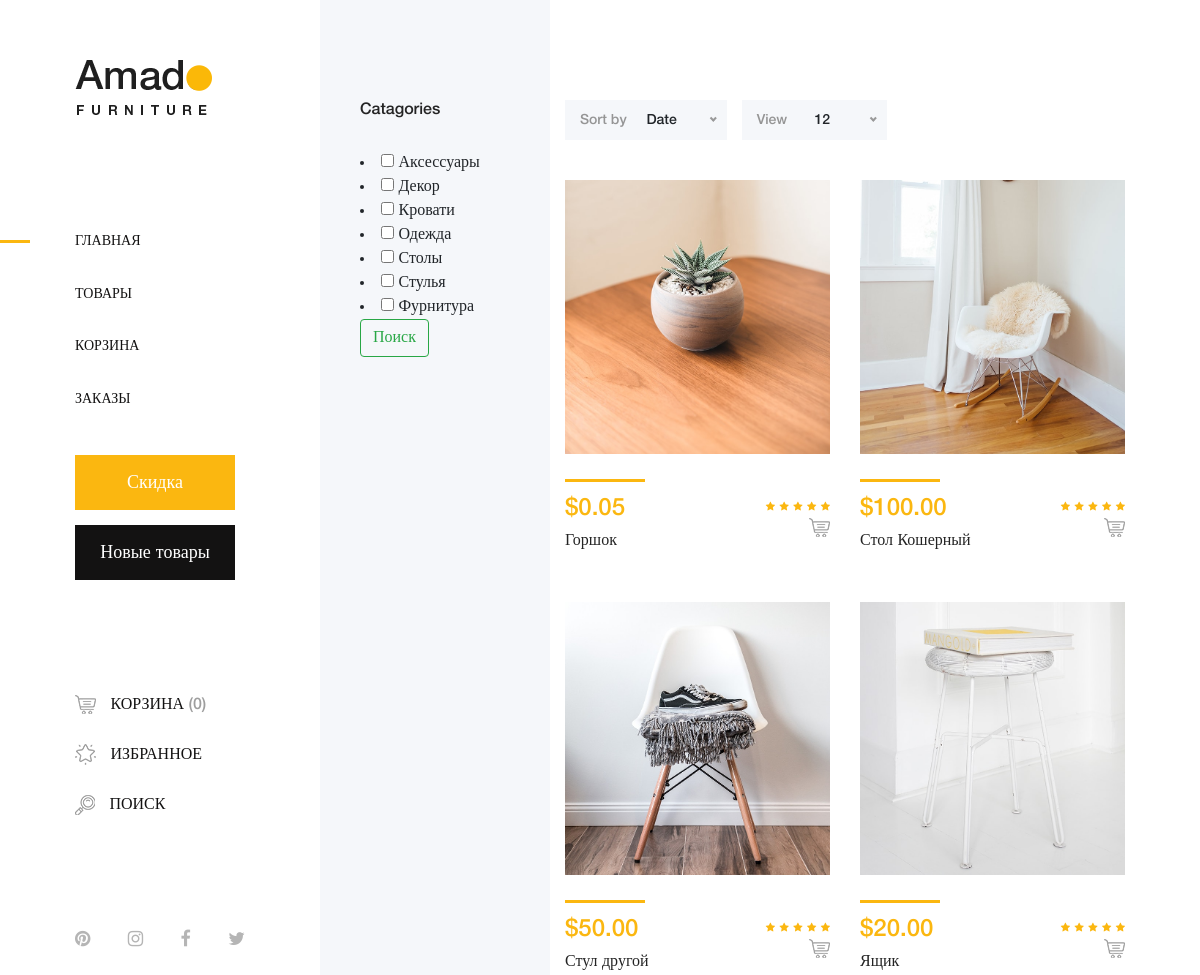
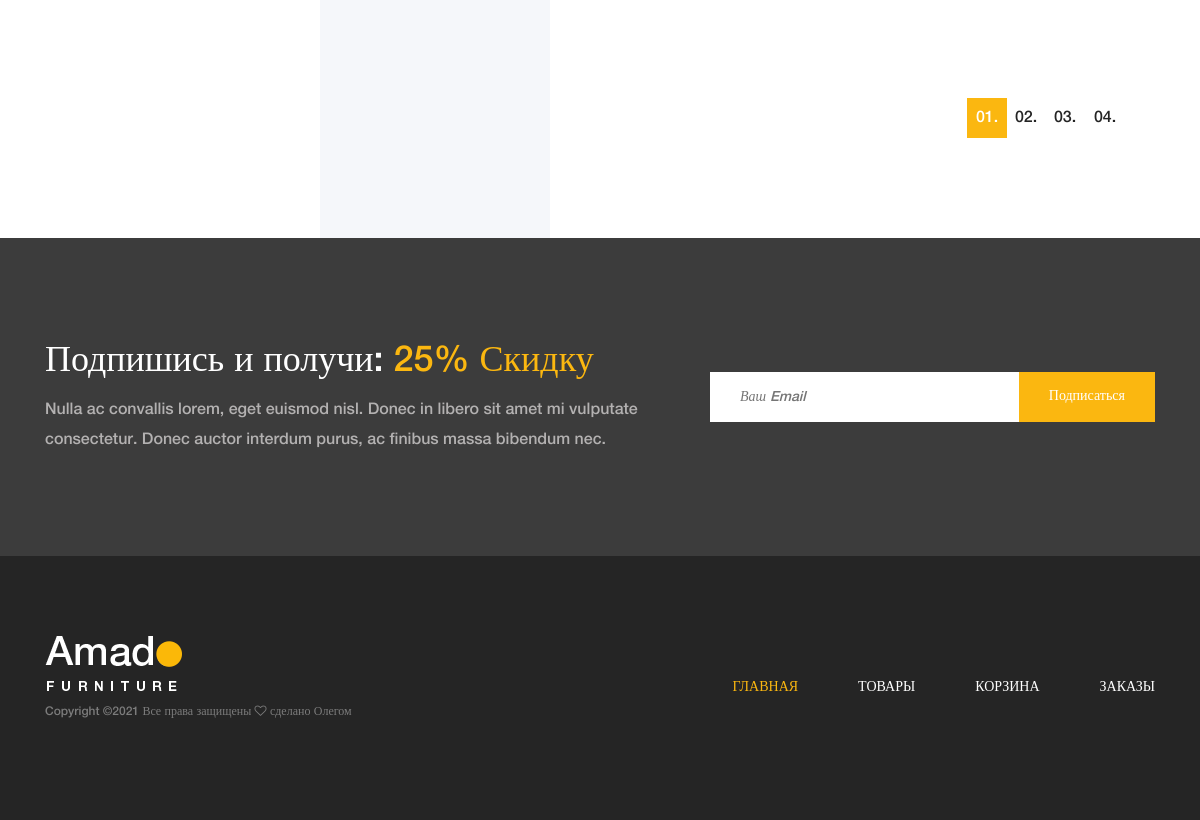
The page /shop/ on the database as committed earlier (2 pictures, top to bottom).
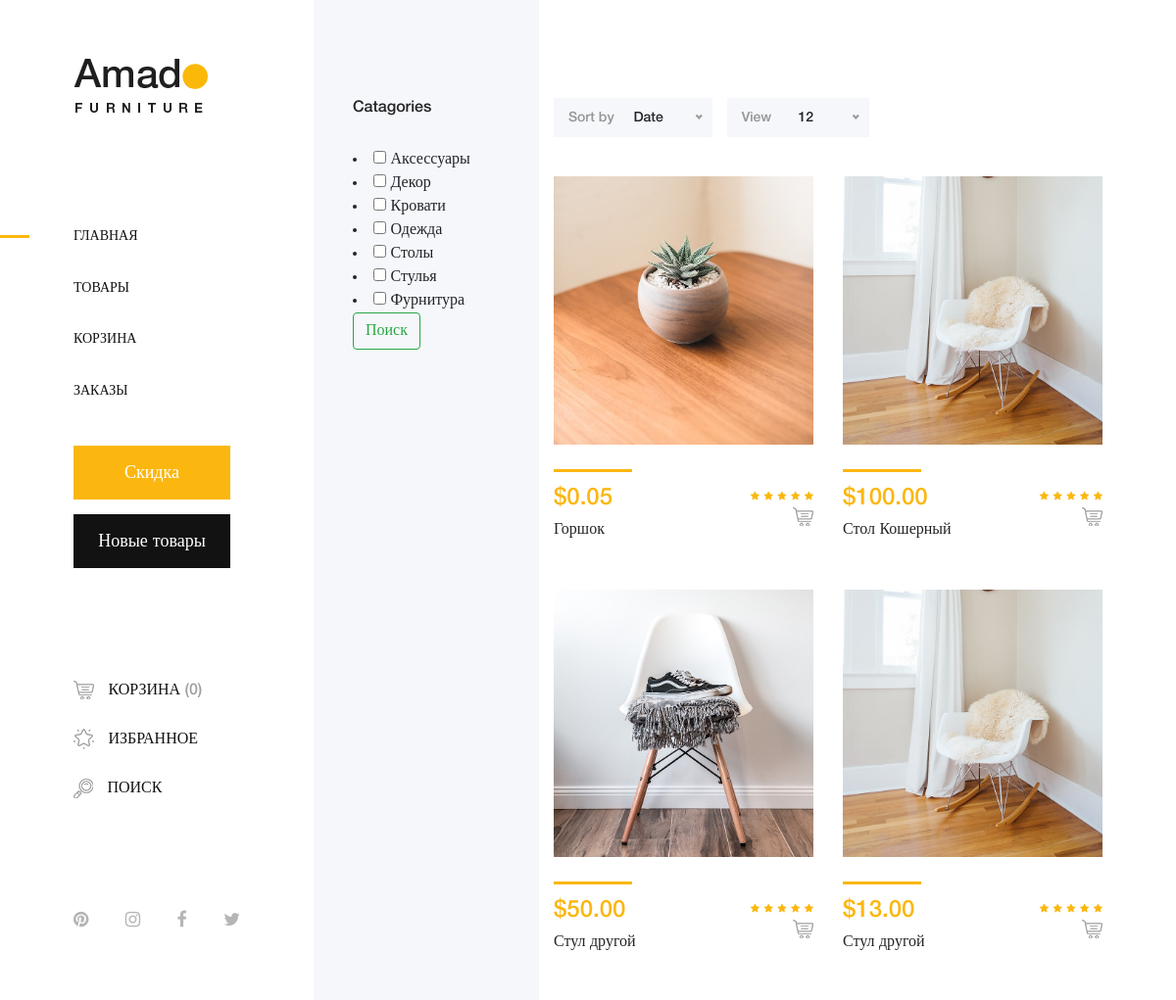
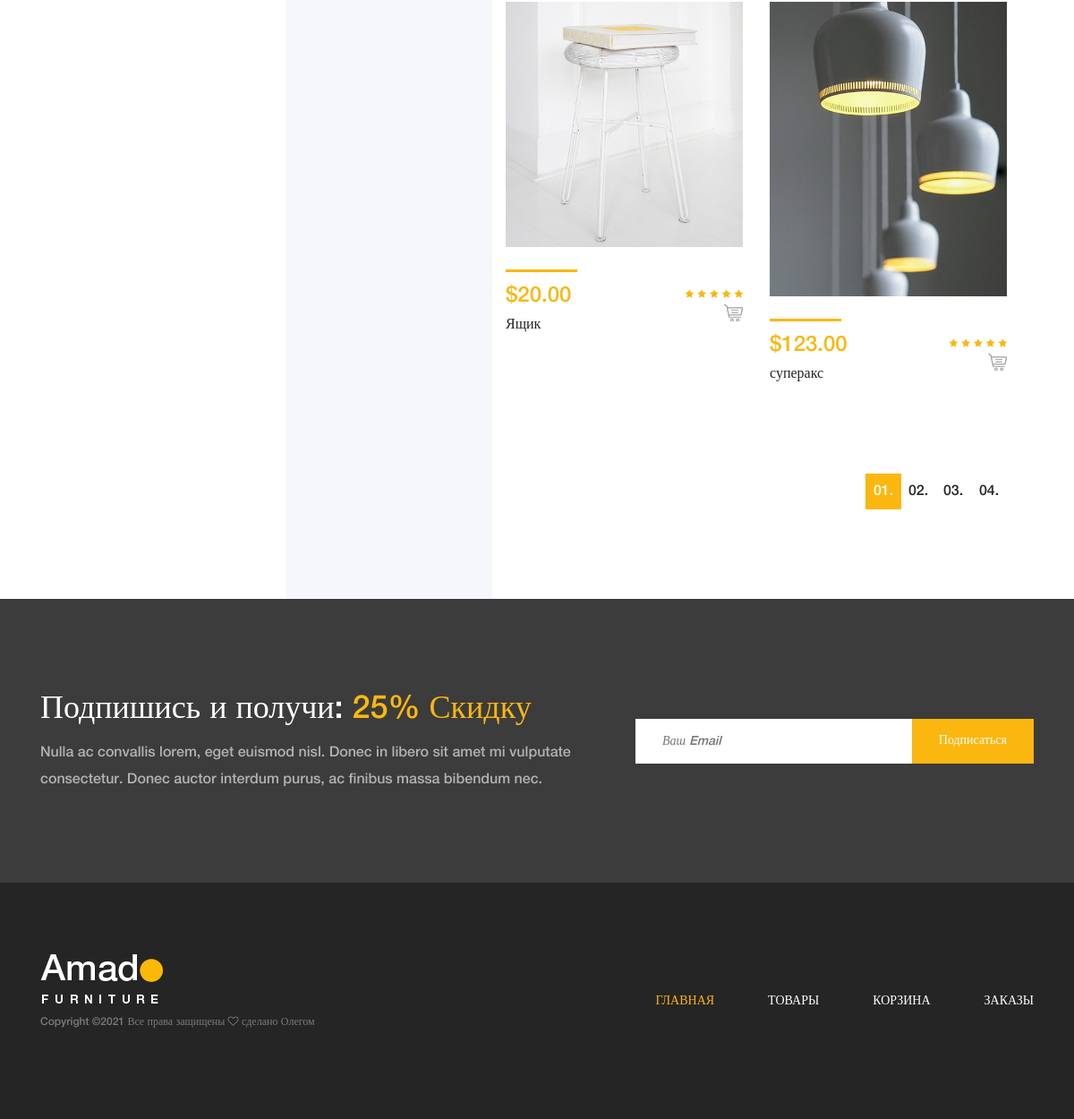
The same page on the database as committed later (2 pictures, top to bottom).
### BPshop/models.py (models this page shows, shortened)
class Category(models.Model):
    on_delete = models.CASCADE,
    name = models.CharField(max_length=200, db_index=True)
    slug = models.SlugField(max_length=200, db_index=True, unique=True)
    class Meta:
        ordering = ('name',)
        verbose_name = 'Категория'
        verbose_name_plural = 'Категории'

class Product(models.Model):
    category = models.ForeignKey(Category, related_name='Продукты',on_delete = models.CASCADE )   # категория
    name = models.CharField(max_length=200, db_index=True) # Имя
    slug = models.SlugField(max_length=200, db_index=True) # Абсолютная урла
    image = models.ImageField(upload_to='products/%Y/%m/%d', blank=True)
    hover_image = models.ImageField(upload_to='products/%Y/%m/%d', blank=True)# картинка
    description = models.TextField(blank=True) # Описание
    price = models.DecimalField(max_digits=10, decimal_places=2) # цена
    stock = models.PositiveIntegerField() # остатки
    available = models.BooleanField(default=True) # доступность
    created = models.DateTimeField(auto_now_add=True) # дата создания
    updated = models.DateTimeField(auto_now=True)# дата обновления
    class Meta:
        ordering = ('name',)
        index_together = (('id', 'slug'),)
        verbose_name_plural = 'Продукты'

### BPshop/views.py (the view)
# urls.py: path('shop/', Shop, name = 'shop'),
def Shop(request):
    category = Category.objects.all()
    search_query = request.GET.getlist('search')
    print(search_query)
    if search_query:
        product = Product.objects.filter(category__name__in = search_query)
    else:
        product = Product.objects.all()
    context = {
        'cat': category,
        'pr': product
    }
    return render(request, 'shop.html', context)

### BPshop/templates/shop.html (shortened to what this page needs)
{% extends 'navigation.html' %}
{% load static %}
{% block body %}
<body>
{% block content %}
        <div class="shop_sidebar_area">
            <div class="widget catagory mb-50">
                <h6 class="widget-title mb-30">Catagories</h6>
                <div class="catagories-menu">
                    <form class="form-inline my-2 my-lg-0" method="get" action="{% url 'shop' %}" name="search">
                    {% for category in cat %}
                     <li>
                    <input type="checkbox" class="checked" name="search" value="{{ category.name }}">
                    <span>{{ category.name }}</span>
                </li>
                    {% endfor %}
                        <button class="btn btn-outline-success my-2 my-sm-0" type="submit">Поиск</button>
                        </form>
                </div>
            </div>
        </div>
        <div class="amado_product_area section-padding-100">
            <div class="container-fluid">
                <div class="row">
                    <div class="col-12">
                        <div class="product-topbar d-xl-flex align-items-end justify-content-between">
                            <div class="product-sorting d-flex">
                                <div class="sort-by-date d-flex align-items-center mr-15">
                                    <p>Sort by</p>
                                    <form action="#" method="get">
                                    </form>
                                </div>
                                <div class="view-product d-flex align-items-center">
                                    <p>View</p>
                                    <form action="#" method="get">
                                    </form>
                                </div>
                            </div>
                        </div>
                    </div>
                </div>
                <div class="row">
                {% for product in pr %}
                    {%if product.available %}
                    <div class="col-12 col-sm-6 col-md-12 col-xl-6">
                            <div class="single-product-wrapper">
                                <div class="product-img">
                                    <img src="{{product.image.url}}" alt="">
                                </div>
                                <div class="product-description d-flex align-items-center justify-content-between">
                                    <div class="product-meta-data">
                                        <div class="line"></div>
                                        <p class="product-price">${{product.price}}</p>
                                        <a href="{% url 'productdetail' product.id %}">
                                            <h6>{{product.name}}</h6>
                                        </a>
                                    </div>
                                    <div class="ratings-cart text-right">
                                        <div class="ratings">
                                            <i class="fa fa-star" aria-hidden="true"></i>
                                            <i class="fa fa-star" aria-hidden="true"></i>
                                            <i class="fa fa-star" aria-hidden="true"></i>
                                            <i class="fa fa-star" aria-hidden="true"></i>
                                            <i class="fa fa-star" aria-hidden="true"></i>
                                        </div>
                                        <div class="cart">
                                            <a href="cart.html" data-toggle="tooltip" data-placement="left" title="Add to Cart"><img src="img/core-img/cart.png" alt=""></a>
                                        </div>
                                    </div>
                                </div>
                            </div>
                        </div>
                    {% endif %}
                    {% endfor %}
                    </div>
                <div class="row">
                    <div class="col-12">
                        <nav aria-label="navigation">
                            <ul class="pagination justify-content-end mt-50">
                                <li class="page-item active"><a class="page-link" href="#">01.</a></li>
                                <li class="page-item"><a class="page-link" href="#">02.</a></li>
                                <li class="page-item"><a class="page-link" href="#">03.</a></li>
                                <li class="page-item"><a class="page-link" href="#">04.</a></li>
                            </ul>
                        </nav>
                    </div>
                </div>
            </div>
        </div>
    </div>
{% endblock content %}
</body>
{% endblock  %}

### BPshop/templates/navigation.html (shortened to what this page needs)
{% load static %}
<head>
    <link rel="stylesheet" href="{% static 'css/core-style.css' %}">
    <link rel="stylesheet" href="{% static 'style.css' %}">
</head>
<div class="main-content-wrapper d-flex clearfix">
    <header class="header-area clearfix">
        <div class="logo">
            <a href="{% url 'home'%}"><img src="{% static 'img/core-img/logo.png' %}" alt=""></a>
        </div>
        <nav class="amado-nav">
            <ul>
                <li class="active"><a href="index.html">Главная</a></li>
                <li><a href="{% url 'shop'%}">Товары</a></li>
                <li><a href="{% url 'cart:cart_detail'%}">Корзина</a></li>
                <li><a href="{% url 'checkout'%}">Заказы</a></li>
            </ul>
        </nav>
        <div class="amado-btn-group mt-30 mb-100">
            <a href="#" class="btn amado-btn mb-15">Скидка</a>
            <a href="#" class="btn amado-btn active">Новые товары</a>
        </div>
        <div class="cart-fav-search mb-100">
            <a href="cart.html" class="cart-nav"><img src="{% static 'img/core-img/cart.png' %}" alt=""> Корзина <span>{%if cart%}({{ cart.cart_len }}){%else%}(0){%endif%}</span></a>
            <a href="#" class="fav-nav"><img src="{% static 'img/core-img/favorites.png' %}" alt=""> Избранное</a>
            <a href="#" class="search-nav"><img src="{% static 'img/core-img/search.png' %}" alt=""> Поиск</a>
        </div>
        <div class="social-info d-flex justify-content-between">
            <a href="#"><i class="fa fa-pinterest" aria-hidden="true"></i></a>
            <a href="#"><i class="fa fa-instagram" aria-hidden="true"></i></a>
            <a href="#"><i class="fa fa-facebook" aria-hidden="true"></i></a>
            <a href="#"><i class="fa fa-twitter" aria-hidden="true"></i></a>
        </div>
    </header>
    {% block body %}
    {% endblock %}
    <section class="newsletter-area section-padding-100-0">
        <div class="container">
            <div class="row align-items-center">
                <div class="col-12 col-lg-6 col-xl-7">
                    <div class="newsletter-text mb-100">
                        <h2>Подпишись и получи: <span>25% Скидку</span></h2>
                        <p>Nulla ac convallis lorem, eget euismod nisl. Donec in libero sit amet mi vulputate consectetur. Donec auctor interdum purus, ac finibus massa bibendum nec.</p>
                    </div>
                </div>
                <div class="col-12 col-lg-6 col-xl-5">
                    <div class="newsletter-form mb-100">
                        <form action="#" method="post">
                            <input type="email" name="email" class="nl-email" placeholder="Ваш Email">
                            <input type="submit" value="Подписаться">
                        </form>
                    </div>
                </div>
            </div>
        </div>
    </section>
    <footer class="footer_area clearfix">
        <div class="container">
            <div class="row align-items-center">
                <div class="col-12 col-lg-4">
                    <div class="single_widget_area">
                        <div class="footer-logo mr-50">
                            <a href="{% url 'home'%}"><img src="{%static 'img/core-img/logo2.png' %}" alt=""></a>
                        </div>
                        <p class="copywrite">
Copyright &copy;<script>document.write(new Date().getFullYear());</script> Все права защищены <i class="fa fa-heart-o" aria-hidden="true"></i> сделано <a href="https://colorlib.com" target="_blank">Олегом</a>
</p>
                    </div>
                </div>
                <div class="col-12 col-lg-8">
                    <div class="single_widget_area">
                        <div class="footer_menu">
                            <nav class="navbar navbar-expand-lg justify-content-end">
                                <div class="collapse navbar-collapse" id="footerNavContent">
                                    <ul class="navbar-nav ml-auto">
                                        <li class="nav-item active">
                                            <a class="nav-link" href="{% url 'home'%}">Главная</a>
                                        </li>
                                        <li class="nav-item">
                                            <a class="nav-link" href="{% url 'shop'%}">Товары</a>
                                        </li>
                                        <li class="nav-item">
                                            <a class="nav-link" href="{% url 'cart:cart_detail'%}">Корзина</a>
                                        </li>
                                        <li class="nav-item">
                                            <a class="nav-link" href="{% url 'checkout'%}">Заказы</a>
                                        </li>
                                    </ul>
                                </div>
                            </nav>
                        </div>
                    </div>
                </div>
            </div>
        </div>
    </footer>

Rows that differ between the two databases and show on the page:
added Product: image (picture), price "13.00", name "Стул другой", available True (drawn)
added Product: image (picture), price "123.00", name "суперакс", available True (drawn)
